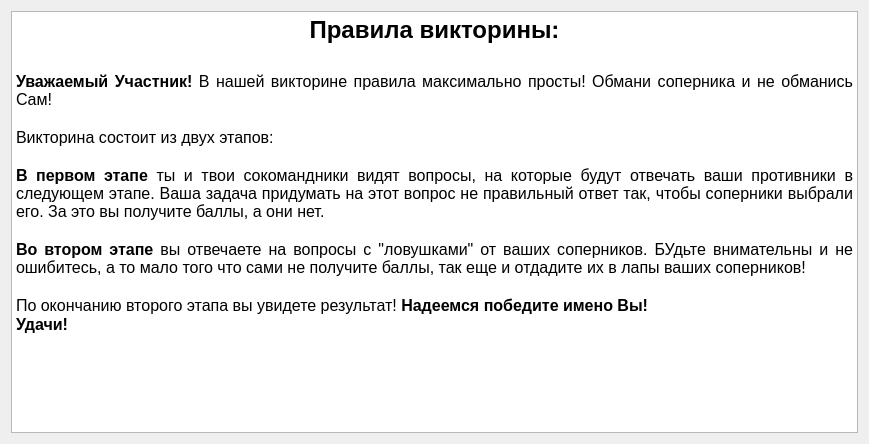
<?xml version="1.0" encoding="UTF-8"?>
<ui version="4.0">
 <class>Rules</class>
 <widget class="QWidget" name="Rules">
  <property name="geometry">
   <rect>
    <x>0</x>
    <y>0</y>
    <width>869</width>
    <height>444</height>
   </rect>
  </property>
  <property name="windowTitle">
   <string>Form</string>
  </property>
  <layout class="QGridLayout" name="gridLayout">
   <item row="0" column="0">
    <widget class="QTextBrowser" name="textBrowser">
     <property name="readOnly">
      <bool>true</bool>
     </property>
     <property name="html">
      <string>&lt;!DOCTYPE HTML PUBLIC &quot;-//W3C//DTD HTML 4.0//EN&quot; &quot;http://www.w3.org/TR/REC-html40/strict.dtd&quot;&gt;
&lt;html&gt;&lt;head&gt;&lt;meta name=&quot;qrichtext&quot; content=&quot;1&quot; /&gt;&lt;style type=&quot;text/css&quot;&gt;
p, li { white-space: pre-wrap; }
&lt;/style&gt;&lt;/head&gt;&lt;body style=&quot; font-family:'MS Shell Dlg 2'; font-size:8.25pt; font-weight:400; font-style:normal;&quot;&gt;
&lt;p align=&quot;center&quot; style=&quot; margin-top:0px; margin-bottom:0px; margin-left:0px; margin-right:0px; -qt-block-indent:0; text-indent:0px;&quot;&gt;&lt;span style=&quot; font-size:18pt; font-weight:600;&quot;&gt;Правила викторины:&lt;/span&gt;&lt;/p&gt;
&lt;p align=&quot;center&quot; style=&quot;-qt-paragraph-type:empty; margin-top:0px; margin-bottom:0px; margin-left:0px; margin-right:0px; -qt-block-indent:0; text-indent:0px; font-size:18pt; font-weight:600;&quot;&gt;&lt;br /&gt;&lt;/p&gt;
&lt;p align=&quot;justify&quot; style=&quot; margin-top:0px; margin-bottom:0px; margin-left:0px; margin-right:0px; -qt-block-indent:0; text-indent:0px;&quot;&gt;&lt;span style=&quot; font-size:12pt; font-weight:600;&quot;&gt;Уважаемый Участник!&lt;/span&gt;&lt;span style=&quot; font-size:12pt;&quot;&gt; В нашей викторине правила максимально просты! Обмани соперника и не обманись Сам!&lt;/span&gt;&lt;/p&gt;
&lt;p align=&quot;justify&quot; style=&quot;-qt-paragraph-type:empty; margin-top:0px; margin-bottom:0px; margin-left:0px; margin-right:0px; -qt-block-indent:0; text-indent:0px; font-size:12pt;&quot;&gt;&lt;br /&gt;&lt;/p&gt;
&lt;p align=&quot;justify&quot; style=&quot; margin-top:0px; margin-bottom:0px; margin-left:0px; margin-right:0px; -qt-block-indent:0; text-indent:0px;&quot;&gt;&lt;span style=&quot; font-size:12pt;&quot;&gt;Викторина состоит из двух этапов:&lt;/span&gt;&lt;/p&gt;
&lt;p align=&quot;justify&quot; style=&quot;-qt-paragraph-type:empty; margin-top:0px; margin-bottom:0px; margin-left:0px; margin-right:0px; -qt-block-indent:0; text-indent:0px; font-size:12pt;&quot;&gt;&lt;br /&gt;&lt;/p&gt;
&lt;p align=&quot;justify&quot; style=&quot; margin-top:0px; margin-bottom:0px; margin-left:0px; margin-right:0px; -qt-block-indent:0; text-indent:0px;&quot;&gt;&lt;span style=&quot; font-size:12pt; font-weight:600;&quot;&gt;В первом этапе&lt;/span&gt;&lt;span style=&quot; font-size:12pt;&quot;&gt; ты и твои сокомандники видят вопросы, на которые будут отвечать ваши противники в следующем этапе. Ваша задача придумать на этот вопрос не правильный ответ так, чтобы соперники выбрали его. За это вы получите баллы, а они нет.&lt;/span&gt;&lt;/p&gt;
&lt;p align=&quot;justify&quot; style=&quot;-qt-paragraph-type:empty; margin-top:0px; margin-bottom:0px; margin-left:0px; margin-right:0px; -qt-block-indent:0; text-indent:0px; font-size:12pt;&quot;&gt;&lt;br /&gt;&lt;/p&gt;
&lt;p align=&quot;justify&quot; style=&quot; margin-top:0px; margin-bottom:0px; margin-left:0px; margin-right:0px; -qt-block-indent:0; text-indent:0px;&quot;&gt;&lt;span style=&quot; font-size:12pt; font-weight:600;&quot;&gt;Во втором этапе&lt;/span&gt;&lt;span style=&quot; font-size:12pt;&quot;&gt; вы отвечаете на вопросы с &amp;quot;ловушками&amp;quot; от ваших соперников. БУдьте внимательны и не ошибитесь, а то мало того что сами не получите баллы, так еще и отдадите их в лапы ваших соперников!&lt;/span&gt;&lt;/p&gt;
&lt;p align=&quot;justify&quot; style=&quot;-qt-paragraph-type:empty; margin-top:0px; margin-bottom:0px; margin-left:0px; margin-right:0px; -qt-block-indent:0; text-indent:0px; font-size:12pt;&quot;&gt;&lt;br /&gt;&lt;/p&gt;
&lt;p align=&quot;justify&quot; style=&quot; margin-top:0px; margin-bottom:0px; margin-left:0px; margin-right:0px; -qt-block-indent:0; text-indent:0px;&quot;&gt;&lt;span style=&quot; font-size:12pt;&quot;&gt;По окончанию второго этапа вы увидете результат! &lt;/span&gt;&lt;span style=&quot; font-size:12pt; font-weight:600;&quot;&gt;Надеемся победите имено Вы!&lt;/span&gt;&lt;/p&gt;
&lt;p align=&quot;justify&quot; style=&quot; margin-top:0px; margin-bottom:0px; margin-left:0px; margin-right:0px; -qt-block-indent:0; text-indent:0px;&quot;&gt;&lt;span style=&quot; font-size:12pt; font-weight:600;&quot;&gt;Удачи! &lt;/span&gt;&lt;/p&gt;&lt;/body&gt;&lt;/html&gt;</string>
     </property>
    </widget>
   </item>
  </layout>
 </widget>
 <resources/>
 <connections/>
</ui>
